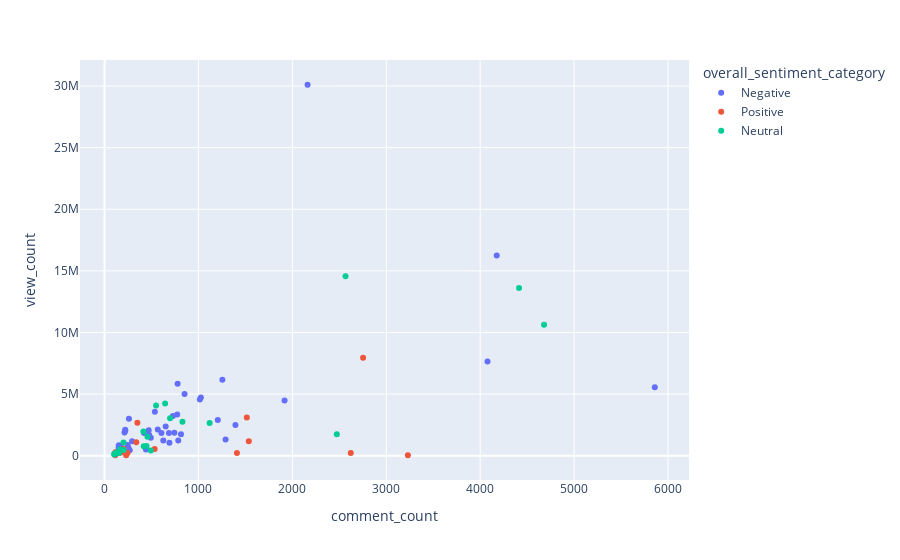

This figure's notebook cell:
### Code cell
fig = px.scatter(video_df_top, x="comment_count", y="view_count" , hover_data=['video_title' , 'upload_date' ,'mean_sentiment_score' , 'median_sentiment_score' ] , color = 'overall_sentiment_category' )
fig.show()

### Figure 1 — Plotly figure (JSON) as saved in the notebook; plotly's stock layout.template omitted (floating-point values rounded to 4 significant figures; data arrays with more than 128 entries replaced by an {"elided": "..."} marker saying what was removed)
{"data": [{"customdata": {"elided": "46x4 mixed values"}, "hovertemplate": "overall_sentiment_category=Negative<br>comment_count=%{x}<br>view_count=%{y}<br>video_title=%{customdata[0]}<br>upload_date=%{customdata[1]}<br>mean_sentiment_score=%{customdata[2]}<br>median_sentiment_score=%{customdata[3]}<extra></extra>", "legendgroup": "Negative", "marker": {"color": "#636efa", "symbol": "circle"}, "mode": "markers", "name": "Negative", "orientation": "v", "showlegend": true, "type": "scatter", "x": [109, 691, 225, 150, 1917, 1026, 493, 268, 152, 1394, 1255, 4176, 1206, 1015, 441, 785, 470, 852, 567, 774, 728, 744, 293, 234, 2162, 626, 1289, 173, 152, 651, 536, 4078, 475, 176, 221, 5859, 686, 246, 420, 778, 255, 814, 260, 213, 606, 220], "xaxis": "x", "y": [154792, 1038455, 532261, 650797, 4474616, 4715317, 1452106, 435588, 223064, 2493035, 6163849, 16236845, 2900702, 4554853, 508914, 1220806, 2057610, 5004675, 2116905, 3348675, 3214566, 1861965, 1160878, 546741, 30106646, 1234922, 1316230, 806622, 853458, 2370984, 3554636, 7633883, 1681458, 269367, 2018008, 5546984, 1837882, 866417, 1844903, 5827039, 625339, 1729501, 3004250, 1871976, 1835207, 2103937], "yaxis": "y"}, {"customdata": [["My New Money Printing Tablet Farm", "2022-01-07T00:00:00", 0.1114, 0.1564], ["A multimillionaire CEO’s secret manufacturing tip", "2022-02-18T00:00:00", 0.2088, 0.1608], ["I made a diamond play button out of paper", "2022-03-02T00:00:00", 0.41, 0.1789], ["I tried starting a streetwear brand for $70", "2022-03-07T00:00:00", 0.215, 0.1591], ["What influencers actually get for free…", "2022-03-08T00:00:00", 0.1067, 0.13], ["I upgraded my $ making hotspot (week 2 results)", "2022-03-10T00:00:00", 0.1033, 0.1609], ["My sneaky plan to monetize my meme page…", "2022-05-18T00:00:00", 0.2402, 0.1375], ["My Money Printing Tablet Farm Journey (How much I made)", "2022-05-24T00:00:00", 0.3017, 0.1683], ["I Bought The Cheapest Rolex On eBay", "2022-06-08T00:00:00", 0.1177, 0.1507], ["Taste testing the most expensive water on Amazon", "2022-07-07T00:00:00", 0.1276, 0.1462], ["I paid Fiverr to redesign my product packaging", "2022-07-14T00:00:00", 0.1229, 0.1508], ["saying goodbye…", "2022-08-03T00:00:00", 0.4871, 0.6382], ["I Bought Gold Pay Dirt And Made $______", "2022-08-19T00:00:00", 0.1336, 0.1465], ["I bought $500 worth of G-Shock￼￼ watches", "2022-10-14T00:00:00", 0.389, 0.4699], ["Anyone need a new camera?", "2022-11-01T00:00:00", 0.629, 0.7874]], "hovertemplate": "overall_sentiment_category=Positive<br>comment_count=%{x}<br>view_count=%{y}<br>video_title=%{customdata[0]}<br>upload_date=%{customdata[1]}<br>mean_sentiment_score=%{customdata[2]}<br>median_sentiment_score=%{customdata[3]}<extra></extra>", "legendgroup": "Positive", "marker": {"color": "#EF553B", "symbol": "circle"}, "mode": "markers", "name": "Positive", "orientation": "v", "showlegend": true, "type": "scatter", "x": [245, 338, 350, 534, 116, 204, 176, 114, 1410, 1515, 2753, 2622, 230, 1536, 3230], "xaxis": "x", "y": [225342, 1092992, 2674456, 530461, 270517, 541794, 252723, 32861, 221018, 3095865, 7941682, 215543, 37322, 1162979, 40723], "yaxis": "y"}, {"customdata": [["At 25yo I was doing $100k per month on eBay", "2022-01-24T00:00:00", 0.07892, 0.1503], ["I Paid Fiverr Video Editors To Make A Commercial", "2022-01-25T00:00:00", 0.09683, 0.1386], ["How much my Pokémon cards investment is worth 💰", "2022-01-26T00:00:00", -0.06127, 0.1308], ["How I built a tablet farm that makes me money…", "2022-01-28T00:00:00", -0.05612, 0.1246], ["I made a chain so I can wear my NFT’s…", "2022-02-02T00:00:00", 0.0838, 0.1297], ["How to grow $1k into $1mil online (what I did)", "2022-02-04T00:00:00", -0.07903, 0.1206], ["Ranking side hustles I’ve tried from worst to best", "2022-02-14T00:00:00", 0.0249, 0.1413], ["I built a sunglasses brand to compete with Ray-Ban", "2022-02-24T00:00:00", -0.03982, 0.1253], ["I tried making a pro commercial for under $500", "2022-04-21T00:00:00", 0.06025, 0.1314], ["I bought a Pokémon collection to flip for profit (AGAIN)", "2022-04-29T00:00:00", 0.0437, 0.1356], ["Make this ONE change to 2x your eBay/Amazon sales", "2022-05-20T00:00:00", 0.09203, 0.1381], ["Did I find real Yeezy slides?", "2022-05-30T00:00:00", -0.04126, 0.1164], ["I’m building a sunglasses brand to compete with Rayban (ep.2)", "2022-06-28T00:00:00", -0.01623, 0.1338], ["I tried turning $21 into $100 in profit (30min challenge)", "2022-07-12T00:00:00", -0.07333, 0.1206], ["I bought a questionable pineapple…", "2022-07-20T00:00:00", -0.02234, 0.1254], ["How she started a $10mil per year “side hustle”", "2022-07-28T00:00:00", -0.05356, 0.1222], ["Revealing My Entire Pokémon Investment", "2022-08-08T00:00:00", 0.06532, 0.1472], ["He sold me fake Pokémon cards… maybe?", "2022-08-12T00:00:00", -0.07357, 0.1329], ["I got a gadget filled mystery box in the mail #shorts #sponsored", "2022-08-31T00:00:00", -0.07036, 0.1342], ["I paid an artist $20 to turn Yeezy sneakers into sunglasses", "2022-09-01T00:00:00", -0.08861, 0.1313], ["Testing the world’s brightest flashlight OUTSIDE", "2022-09-08T00:00:00", 0.02862, 0.1384], ["I manufactured Yeezy sunglasses from scratch", "2022-10-12T00:00:00", 0.09488, 0.154], ["Confronting the seller of a questionable Kobe autograph", "2022-11-02T00:00:00", 0.00832, 0.1166]], "hovertemplate": "overall_sentiment_category=Neutral<br>comment_count=%{x}<br>view_count=%{y}<br>video_title=%{customdata[0]}<br>upload_date=%{customdata[1]}<br>mean_sentiment_score=%{customdata[2]}<br>median_sentiment_score=%{customdata[3]}<extra></extra>", "legendgroup": "Neutral", "marker": {"color": "#00cc96", "symbol": "circle"}, "mode": "markers", "name": "Neutral", "orientation": "v", "showlegend": true, "type": "scatter", "x": [164, 2473, 2566, 4414, 103, 136, 698, 1119, 105, 457, 202, 549, 417, 414, 4680, 116, 830, 493, 154, 645, 135, 203, 447], "xaxis": "x", "y": [521855, 1744928, 14570731, 13609004, 98791, 268687, 3036555, 2644327, 150244, 1533920, 1075509, 4074711, 771667, 1952270, 10616068, 180821, 2756855, 421491, 211944, 4234596, 229984, 455182, 781610], "yaxis": "y"}], "layout": {"legend": {"title": {"text": "overall_sentiment_category"}, "tracegroupgap": 0}, "margin": {"t": 60}, "xaxis": {"anchor": "y", "domain": [0, 1], "title": {"text": "comment_count"}}, "yaxis": {"anchor": "x", "domain": [0, 1], "title": {"text": "view_count"}}}}
